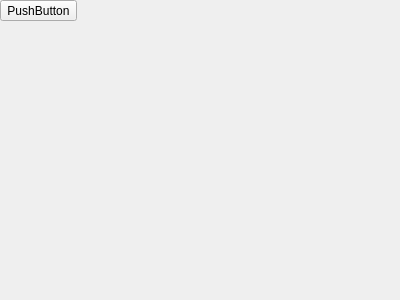
<?xml version="1.0" encoding="UTF-8"?>
<ui version="4.0">
 <class>CSetting</class>
 <widget class="QWidget" name="CSetting">
  <property name="geometry">
   <rect>
    <x>0</x>
    <y>0</y>
    <width>400</width>
    <height>300</height>
   </rect>
  </property>
  <property name="windowTitle">
   <string>Form</string>
  </property>
  <layout class="QHBoxLayout" name="horizontalLayout">
   <property name="spacing">
    <number>0</number>
   </property>
   <property name="leftMargin">
    <number>0</number>
   </property>
   <property name="topMargin">
    <number>0</number>
   </property>
   <property name="rightMargin">
    <number>0</number>
   </property>
   <property name="bottomMargin">
    <number>0</number>
   </property>
   <item>
    <widget class="QWidget" name="oLeftSettingWidget" native="true">
     <layout class="QVBoxLayout" name="verticalLayout">
      <property name="spacing">
       <number>0</number>
      </property>
      <property name="leftMargin">
       <number>0</number>
      </property>
      <property name="topMargin">
       <number>0</number>
      </property>
      <property name="rightMargin">
       <number>0</number>
      </property>
      <property name="bottomMargin">
       <number>0</number>
      </property>
      <item>
       <widget class="QToolButton" name="toolButton">
        <property name="text">
         <string>PushButton</string>
        </property>
        <property name="toolButtonStyle">
         <enum>Qt::ToolButtonTextUnderIcon</enum>
        </property>
       </widget>
      </item>
      <item>
       <spacer name="verticalSpacer">
        <property name="orientation">
         <enum>Qt::Vertical</enum>
        </property>
        <property name="sizeHint" stdset="0">
         <size>
          <width>20</width>
          <height>40</height>
         </size>
        </property>
       </spacer>
      </item>
     </layout>
    </widget>
   </item>
   <item>
    <widget class="QStackedWidget" name="oRightSettingStackedWidget">
     <widget class="QWidget" name="page"/>
     <widget class="QWidget" name="page_2"/>
    </widget>
   </item>
  </layout>
 </widget>
 <resources/>
 <connections/>
</ui>
